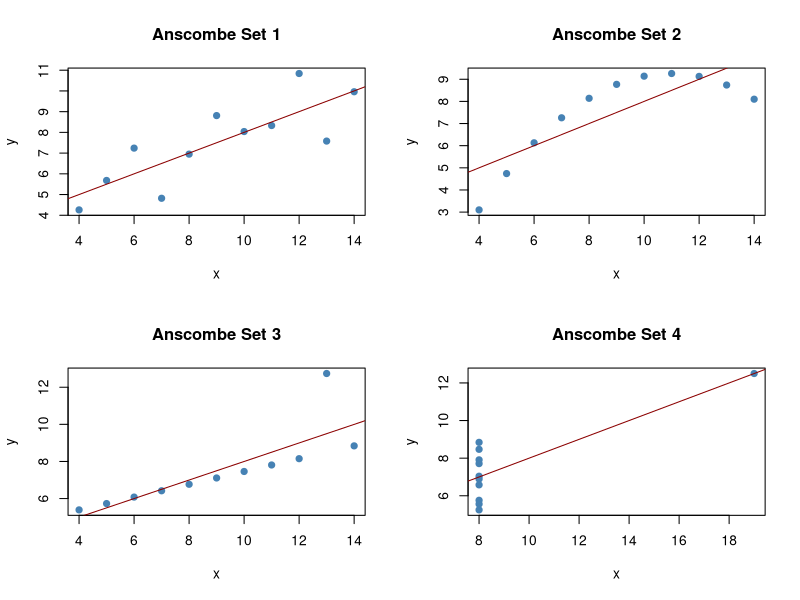
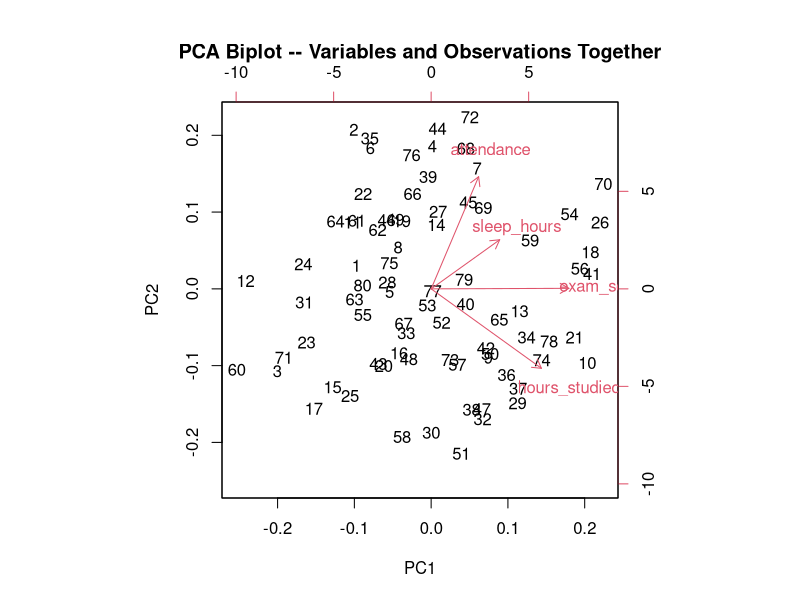
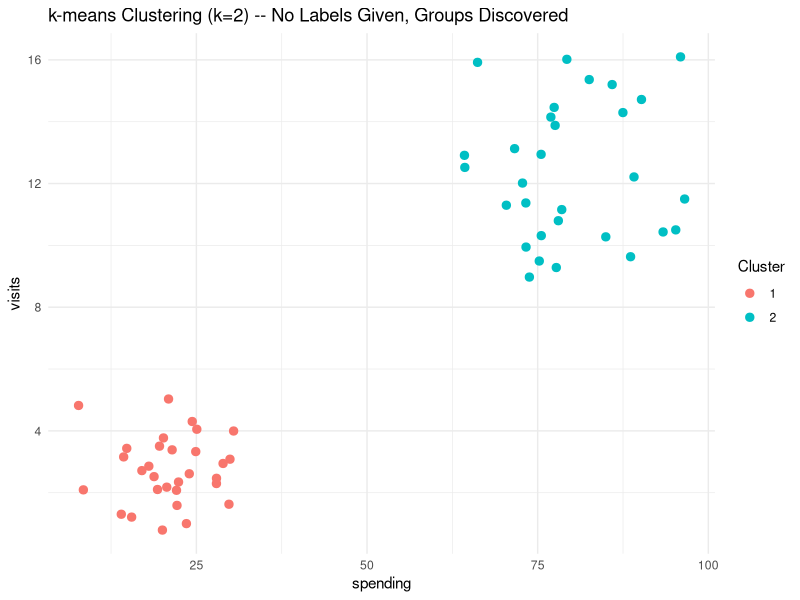
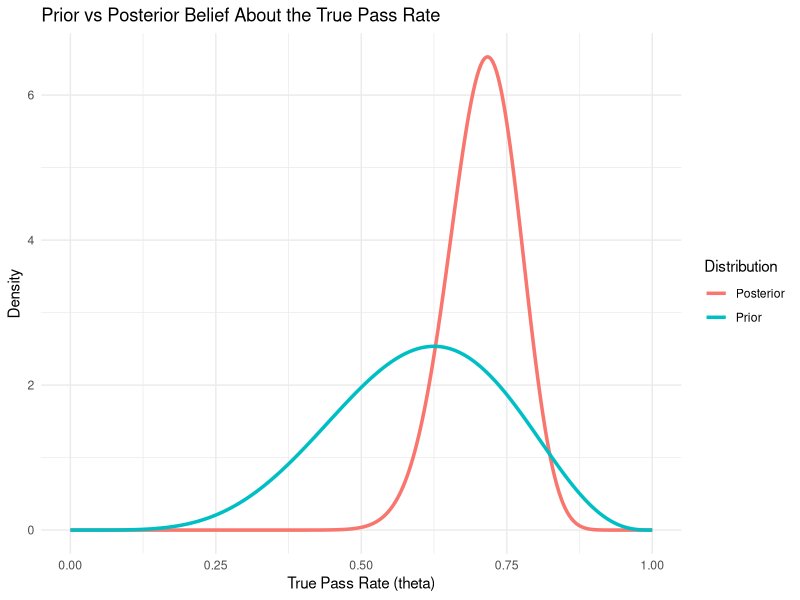

Reproduce these figures in R, in order.
## ---- chunk 1
library(ggplot2)
section <- function(num, title) {
  bar <- paste(rep("=", 78), collapse = "")
  cat("\n", bar, "\n", sep = "")
  cat(sprintf("%2s. %s\n", num, title))
  cat(bar, "\n", sep = "")
}
## ---- chunk 2
section(40, "THE SEVEN STATISTICAL PARADIGMS -- OVERVIEW")
overview <- data.frame(
  Paradigm      = c("Descriptive", "EDA", "Inferential", "Predictive",
                     "Multivariate", "Nonparametric", "Bayesian"),
  Core_Question = c(
    "What does the data I have look like?",
    "What patterns/anomalies haven't I found yet?",
    "What can I claim about the population, from a sample?",
    "How accurately can I forecast NEW, unseen cases?",
    "How do many variables behave TOGETHER?",
    "Can I answer without assuming a distribution shape?",
    "How should new data update what I already believed?"
  ),
  Example_R_Tools = c(
    "mean(), sd(), summary()",
    "hist(), boxplot(), pairs(), anscombe dataset",
    "t.test(), confint(), p-values",
    "lm()/glm() + predict() on a holdout set",
    "prcomp(), kmeans(), cor()",
    "wilcox.test(), kruskal.test(), Spearman cor()",
    "dbeta()/qbeta() conjugate updates, credible intervals"
  ),
  stringsAsFactors = FALSE
)
print(overview, row.names = FALSE)

cat("\nThese aren't mutually exclusive toolkits -- the SAME lm() call shows up\n")
cat("in both Section 43 (inferential, reading the p-value) and Section 44\n")
cat("(predictive, reading holdout RMSE and ignoring the p-value entirely).\n")
cat("What changes is the QUESTION being asked of the model, not the code.\n")
## ---- chunk 3
section(41, "DESCRIPTIVE STATISTICS -- SUMMARIZING THE DATA YOU HAVE")
set.seed(1)
class_scores <- round(c(rnorm(28, 78, 9), 40, 42))  # + 2 deliberate low outliers

cat("Central tendency:\n")
cat("  mean:  ", mean(class_scores), "\n")
cat("  median:", median(class_scores), "\n")

cat("\nDispersion:\n")
cat("  sd:       ", round(sd(class_scores), 2), "\n")
cat("  variance: ", round(var(class_scores), 2), "\n")
cat("  IQR:      ", IQR(class_scores), "\n")
cat("  range:    ", diff(range(class_scores)), "\n")

skewness <- function(x) {
  x <- x - mean(x)
  (sum(x^3) / length(x)) / (sum(x^2) / length(x))^1.5
}
cat("\nShape -- a simple skewness statistic (no extra package needed):\n")
cat("  skewness:", round(skewness(class_scores), 2),
    "(negative = left-skewed, pulled down by the two low outliers)\n")

cat("\nFull five-number summary:\n")
print(summary(class_scores))

cat("\nDescriptive statistics answer exactly ONE question: 'what does the\n")
cat("data I already have look like'. No claim about any wider population is\n")
cat("being made here -- that step is Section 43.\n")
## ---- chunk 4
section(42, "EXPLORATORY DATA ANALYSIS (EDA) -- WHY YOU MUST ALSO LOOK")
data(anscombe)  # ships with base R's datasets package -- 4 x/y pairs, built for this exact point

for (i in 1:4) {
  x <- anscombe[[paste0("x", i)]]
  y <- anscombe[[paste0("y", i)]]
  cat(sprintf("Set %d: mean(x)=%.2f  mean(y)=%.2f  sd(x)=%.2f  sd(y)=%.2f  cor=%.3f\n",
              i, mean(x), mean(y), sd(x), sd(y), cor(x, y)))
}
cat("\nAll four datasets share nearly IDENTICAL descriptive statistics -- same\n")
cat("mean, same variance, same correlation. Section 41's numbers alone would\n")
cat("say these are the same dataset. They are not:\n")

par(mfrow = c(2, 2))
for (i in 1:4) {
  x <- anscombe[[paste0("x", i)]]
  y <- anscombe[[paste0("y", i)]]
  plot(x, y, main = paste("Anscombe Set", i), pch = 19, col = "steelblue")
  abline(lm(y ~ x), col = "darkred")
}
par(mfrow = c(1, 1))

cat("\nSet 1 is a genuine linear relationship. Set 2 is curved (a straight\n")
cat("line is the wrong model). Set 3 has one outlier distorting an otherwise\n")
cat("perfect line. Set 4 is driven entirely by a single high-leverage point.\n")
cat("Anscombe (1973) built this quartet specifically to make the point: EDA\n")
cat("-- actually looking -- is not optional, and summary statistics can\n")
cat("actively mislead without it.\n")
## ---- chunk 5
section(43, "INFERENTIAL STATISTICS -- GENERALIZING FROM SAMPLE TO POPULATION")
set.seed(3)
sample_attendance <- rnorm(45, mean = 0.87, sd = 0.07)

test_result <- t.test(sample_attendance, mu = 0.90)
cat("Descriptive fact:  this SAMPLE's mean attendance is",
    round(mean(sample_attendance), 4), "\n")
cat("Inferential claim: the district's TRUE mean attendance is somewhere in\n")
cat("the 95% CI [", round(test_result$conf.int[1], 4), ",",
    round(test_result$conf.int[2], 4), "]\n")
cat("p-value against H0: true mean = 0.90 ->",
    format.pval(test_result$p.value, digits = 3), "\n\n")

cohens_d <- (mean(sample_attendance) - 0.90) / sd(sample_attendance)
cat("Effect size matters as much as the p-value -- a tiny, practically\n")
cat("meaningless difference can still be 'significant' with enough data.\n")
cat("Cohen's d =", round(cohens_d, 3),
    ifelse(abs(cohens_d) < 0.2, "(negligible)",
    ifelse(abs(cohens_d) < 0.5, "(small)", "(moderate/large)")), "\n\n")

cat("The point of inference: the SAMPLE isn't what you actually care about.\n")
cat("You're using it to make a defensible claim about a POPULATION you\n")
cat("didn't fully observe -- a line Section 41 (descriptive) never crosses.\n")
## ---- chunk 6
section(44, "PREDICTIVE STATISTICS -- OPTIMIZING FOR ACCURACY ON NEW DATA")
set.seed(5)
n <- 200
full_df <- data.frame(
  hours_studied = runif(n, 0, 10),
  attendance    = runif(n, 0.5, 1.0)
)
full_df$exam_score <- 45 + 3.5 * full_df$hours_studied + 30 * full_df$attendance + rnorm(n, sd = 6)

train_idx <- sample(1:n, size = 0.75 * n)
train_df  <- full_df[train_idx, ]
test_df   <- full_df[-train_idx, ]

pred_model  <- lm(exam_score ~ hours_studied + attendance, data = train_df)
predictions <- predict(pred_model, newdata = test_df)

rmse <- sqrt(mean((test_df$exam_score - predictions)^2))
mae  <- mean(abs(test_df$exam_score - predictions))

cat("Trained on", nrow(train_df), "rows, evaluated on", nrow(test_df), "UNSEEN rows.\n")
cat("Test RMSE:", round(rmse, 2), " | Test MAE:", round(mae, 2), "\n\n")

cat("Notice what's absent compared to Section 43: no p-value, no confidence\n")
cat('interval on a coefficient. The question here is not "is hours_studied\n')
cat('significantly related to score in the population" -- it\'s "how close\n')
cat('are my forecasts on data the model never saw." Same lm() function,\n')
cat("genuinely different goal, different success metric entirely.\n")
## ---- chunk 7
section(45, "MULTIVARIATE STATISTICS -- MANY VARIABLES, ANALYZED TOGETHER")
set.seed(9)
multi_df <- data.frame(
  hours_studied = runif(80, 0, 10),
  sleep_hours   = runif(80, 4, 9),
  attendance    = runif(80, 0.5, 1.0)
)
multi_df$exam_score <- 40 + 4 * multi_df$hours_studied + 3 * multi_df$sleep_hours +
                        30 * multi_df$attendance + rnorm(80, sd = 5)

# ---- PCA: compress correlated variables into fewer, uncorrelated axes ----
pca_result <- prcomp(multi_df, scale. = TRUE)
cat("Proportion of variance explained by each principal component:\n")
print(summary(pca_result)$importance[2, ])
cat("\nThe first couple of components usually capture most of the spread\n")
cat("across ALL original variables at once -- useful once there are too\n")
cat("many numeric variables to eyeball directly with pairs() (Part 3,\n")
cat("Section 35).\n\n")

biplot(pca_result, main = "PCA Biplot -- Variables and Observations Together")

# ---- k-means: unsupervised grouping, no outcome variable at all ----
set.seed(2)
cluster_df <- data.frame(
  spending = c(rnorm(30, 20, 5), rnorm(30, 80, 8)),
  visits   = c(rnorm(30, 3, 1), rnorm(30, 12, 2))
)
km <- kmeans(scale(cluster_df), centers = 2)

print(
  ggplot(cluster_df, aes(x = spending, y = visits, color = factor(km$cluster))) +
    geom_point(size = 2.5) +
    labs(title = "k-means Clustering (k=2) -- No Labels Given, Groups Discovered",
         color = "Cluster") +
    theme_minimal()
)
cat("PCA and k-means both work on the WHOLE variable set jointly rather\n")
cat("than one relationship at a time -- and k-means needs no outcome\n")
cat("variable at all, unlike everything in Sections 43-44.\n")
## ---- chunk 8
section(46, "NONPARAMETRIC STATISTICS -- NO DISTRIBUTIONAL SHAPE ASSUMED")
set.seed(15)
dept_scores <- data.frame(
  Department = rep(c("Eng", "Sales", "Support"), each = 15),
  Rating     = c(rexp(15, rate = 0.10), rexp(15, rate = 0.07), rexp(15, rate = 0.20))
)

cat("Kruskal-Wallis -- nonparametric alternative to one-way ANOVA. Works on\n")
cat("RANKS instead of raw values, so it doesn't assume normal residuals:\n")
print(kruskal.test(Rating ~ Department, data = dept_scores))

cat("\nSpearman correlation -- nonparametric alternative to Pearson's r,\n")
cat("measures a MONOTONIC relationship (doesn't need to be a straight line):\n")
set.seed(16)
x_mono <- 1:50
y_mono <- x_mono^3 + rnorm(50, sd = 2000)   # monotonic, but clearly not linear

cat("  Pearson  (assumes linear):    ", round(cor(x_mono, y_mono, method = "pearson"), 3), "\n")
cat("  Spearman (assumes monotonic): ", round(cor(x_mono, y_mono, method = "spearman"), 3), "\n")
cat("  Spearman correctly reads this as a near-perfect relationship;\n")
cat("  Pearson understates it because the true relationship is curved.\n\n")

cat("Nonparametric methods trade a little statistical power (when the\n")
cat("parametric assumptions genuinely hold) for robustness (when they\n")
cat("don't) -- exactly the same trade rlm() made against lm() back in\n")
cat("Part 1, Section 22.\n")
## ---- chunk 9
section(47, "BAYESIAN STATISTICS -- UPDATING A BELIEF WITH DATA")
# Question: what's the true pass rate for a new intervention program?
# Prior belief BEFORE seeing any data: centered around 60%, moderately
# confident. Beta is the natural ("conjugate") prior for a proportion --
# ties directly back to Part 2, Section 27's distribution reference table.
prior_alpha <- 6; prior_beta <- 4   # Beta(6,4) -- prior mean = 6/(6+4) = 0.60

n_students <- 45
n_passed   <- 33   # observed: 33 of 45 students passed

# Conjugacy makes the update trivial -- no simulation, no MCMC needed. Just
# add successes/failures directly onto the prior's own parameters:
post_alpha <- prior_alpha + n_passed
post_beta  <- prior_beta + (n_students - n_passed)

cat("Prior belief:     Beta(", prior_alpha, ",", prior_beta, ") -- mean =",
    round(prior_alpha / (prior_alpha + prior_beta), 3), "\n")
cat("Observed data:    ", n_passed, "passed out of", n_students, "\n")
cat("Posterior belief: Beta(", post_alpha, ",", post_beta, ") -- mean =",
    round(post_alpha / (post_alpha + post_beta), 3), "\n\n")

# 95% credible interval -- a genuinely different interpretation from a
# frequentist CI: "given the prior and this data, there's a 95% probability
# the true rate is in here" -- not "95% of such intervals would contain the
# true value under infinite repeated sampling."
credible_interval <- qbeta(c(0.025, 0.975), post_alpha, post_beta)
cat("95% credible interval for the true pass rate:",
    round(credible_interval[1], 3), "to", round(credible_interval[2], 3), "\n\n")

theta <- seq(0, 1, length.out = 300)
bayes_df <- data.frame(
  theta        = rep(theta, 2),
  density      = c(dbeta(theta, prior_alpha, prior_beta), dbeta(theta, post_alpha, post_beta)),
  Distribution = rep(c("Prior", "Posterior"), each = length(theta))
)

print(
  ggplot(bayes_df, aes(x = theta, y = density, color = Distribution)) +
    geom_line(linewidth = 1.2) +
    labs(title = "Prior vs Posterior Belief About the True Pass Rate",
         x = "True Pass Rate (theta)", y = "Density") +
    theme_minimal()
)

cat("The posterior is visibly narrower and pulled toward the observed\n")
cat("33/45 = 73% rate -- more data pulls belief away from the prior and\n")
cat("tightens it. This entire update used only dbeta()/qbeta() from Part 2's\n")
cat("distribution table -- no MCMC and no Stan/JAGS/brms install required\n")
cat("for this class of problem (a single proportion with a conjugate prior).\n")

cat("\n", paste(rep("=", 78), collapse = ""), "\n", sep = "")
cat("PART 5 COMPLETE.\n")
